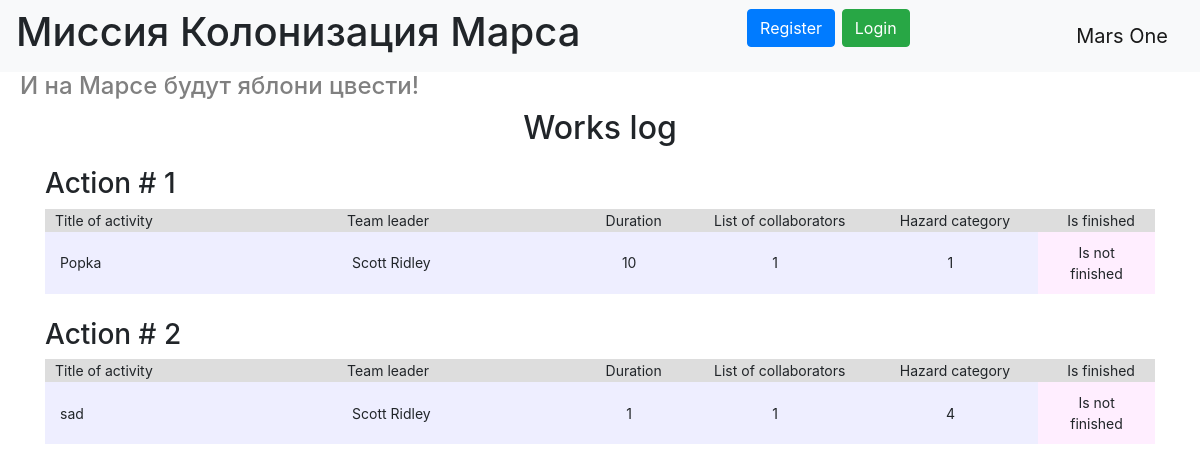
The page / on the database its author committed.
### data/jobs.py (models this page shows)
class Jobs(SqlAlchemyBase, SerializerMixin):
    __tablename__ = 'jobs'
    id = sqlalchemy.Column(sqlalchemy.Integer,
                           primary_key=True, autoincrement=True)
    team_leader = sqlalchemy.Column(sqlalchemy.Integer, sqlalchemy.ForeignKey("users.id"), nullable=True)
    job = sqlalchemy.Column(sqlalchemy.String, nullable=True)
    work_size = sqlalchemy.Column(sqlalchemy.Integer, nullable=True)
    collaborators = sqlalchemy.Column(sqlalchemy.String, nullable=True)
    hazard_category_id = sqlalchemy.Column(sqlalchemy.Integer, sqlalchemy.ForeignKey('hazard_categories.id'),
                                           nullable=True)
    start_date = sqlalchemy.Column(sqlalchemy.DateTime, nullable=True, default=datetime.datetime.now)
    end_date = sqlalchemy.Column(sqlalchemy.DateTime, nullable=True, default=datetime.datetime.now)
    is_finished = sqlalchemy.Column(sqlalchemy.Boolean, nullable=True, default=False)
    user = orm.relationship("User", foreign_keys=[team_leader])
    hazard_category = orm.relationship("HazardCategory", back_populates="jobs")

### data/users.py (models this page shows, shortened)
class User(SqlAlchemyBase, UserMixin, SerializerMixin):
    __tablename__ = 'users'
    id = sqlalchemy.Column(sqlalchemy.Integer,
                           primary_key=True, autoincrement=True)
    surname = sqlalchemy.Column(sqlalchemy.String, nullable=True)
    name = sqlalchemy.Column(sqlalchemy.String, nullable=True)
    age = sqlalchemy.Column(sqlalchemy.Integer, nullable=True)
    position = sqlalchemy.Column(sqlalchemy.String, nullable=True)
    speciality = sqlalchemy.Column(sqlalchemy.String, nullable=True)
    address = sqlalchemy.Column(sqlalchemy.String, nullable=True)
    email = sqlalchemy.Column(sqlalchemy.String,
                              index=True, unique=True, nullable=True)
    hashed_password = sqlalchemy.Column(sqlalchemy.String, nullable=True)
    modified_date = sqlalchemy.Column(sqlalchemy.DateTime,
                                      default=datetime.datetime.now)
    city_from = sqlalchemy.Column(sqlalchemy.String, nullable=True)
    jobs = orm.relationship("Jobs", back_populates='user')
    departments = orm.relationship("Department", secondary='association', back_populates='users')

### data/category.py (models this page shows, shortened)
class HazardCategory(SqlAlchemyBase, SerializerMixin):
    __tablename__ = 'hazard_categories'
    id = sqlalchemy.Column(sqlalchemy.Integer, primary_key=True)
    name = sqlalchemy.Column(sqlalchemy.String, nullable=False)
    level = sqlalchemy.Column(sqlalchemy.Integer, nullable=False, unique=True)
    jobs = orm.relationship("Jobs", back_populates="hazard_category")

### main.py (the view)
@app.route("/")
def index():
    jobs = db_sess.query(Jobs).order_by(Jobs.id).all()
    numbered_jobs = list(enumerate(jobs, start=1))
    return render_template("works_log.html", title='Works Log', works=numbered_jobs)

### templates/works_log.html (shortened to what this page needs)
{% extends "base.html" %}
{% block content %}
<h2 style="text-align: center">Works log</h2>
    {% for index, work in works %}
<div>
    <h3 style="text-align: left">Action # {{ index }}</h3>
    <table>
        <colgroup>
            <col style="width: 25%;">
            <col style="width: 20%;">
            <col style="width: 10%">
            <col style="width: 15%">
            <col style="width: 15%">
            <col style="width: 10%">
        </colgroup>
        <tr>
            <th style="text-align: left; ">Title of activity</th>
            <th style="text-align: left">Team leader</th>
            <th>Duration</th>
            <th>List of collaborators</th>
            <th>Hazard category</th>
            <th>Is finished</th>
        </tr>
        <tr>
            <td style="text-align: left">{{ work.job }}</td>
            <td style="text-align: left">{{ work.user.surname }} {{ work.user.name }}</td>
            <td>{{ work.work_size }}</td>
            <td>{{ work.collaborators }}</td>
            <td>{{ work.hazard_category.level }}</td>
            {% if not work.is_finished %}
            <td style="background-color: #ffeeff;">Is not finished</td>
            {% else %}
            <td style="background-color: #d0f0c0;">Is finished</td>
            {% endif %}
        </tr>
    </table>
</div>
<br>
{% endfor %}
{% endblock %}

### templates/base.html (shortened to what this page needs)
<!DOCTYPE html>
<html lang="en">
<head>
    <link rel="stylesheet"
          href="https://stackpath.bootstrapcdn.com/bootstrap/4.4.1/css/bootstrap.min.css"
>
    <link rel="stylesheet" href="/static/css/style.css">
</head>
<body>
<header>
    <nav class="navbar navbar-light bg-light">
        <h1>Миссия Колонизация Марса</h1>
        {% if current_user.is_authenticated %}
        <p>
            <a class="navbar-brand" href="/logout">{{ current_user.name }} {{ current_user.surname }}</a>
            {% if title == 'Nostalgy' %}
            <a href="/" class="btn btn-secondary">Back to Jobs</a>
            {% else %}
            <a class="btn btn-info mr-2" href="/users_show/{{ current_user.id }}">My Hometown</a>
            {% endif %}
        </p>
        {% else %}
        <p>
            <a class="btn btn-primary " href="/register">Register</a>
            <a class="btn btn-success" href="/login">Login</a>
        </p>
        {% endif %}
        <a class="navbar-brand">Mars One</a>
    </nav>
    <h4>И на Марсе будут яблони цвести!</h4>
</header>
<main role="main" class="container">
    {% block content %}{% endblock %}
</main>
</body>
</html>

### static/css/style.css (style rules this page uses)
h4 { color: gray; padding-left: 20px; }
p { font-size: 18pt; }

### templates/works_log.html (style rules this page uses)
th { background-color: #dddddd; padding-left: 10px; height: min-content; }
td { background-color: #eeeeff; padding: 10px 15px; }
table { width: 100%; font-size: 14px; }
th, td { font-weight: normal; text-align: center; }

### rows shown on the page
Jobs: index "1", job "Popka", user.surname "Scott", user.name "Ridley", work_size "10", collaborators "1", hazard_category.level "1", is_finished "Is not finished"
Jobs: id "2", job "sad", user.surname "Scott", user.name "Ridley", work_size "1", collaborators "1", hazard_category.level "4", is_finished "Is not finished"
